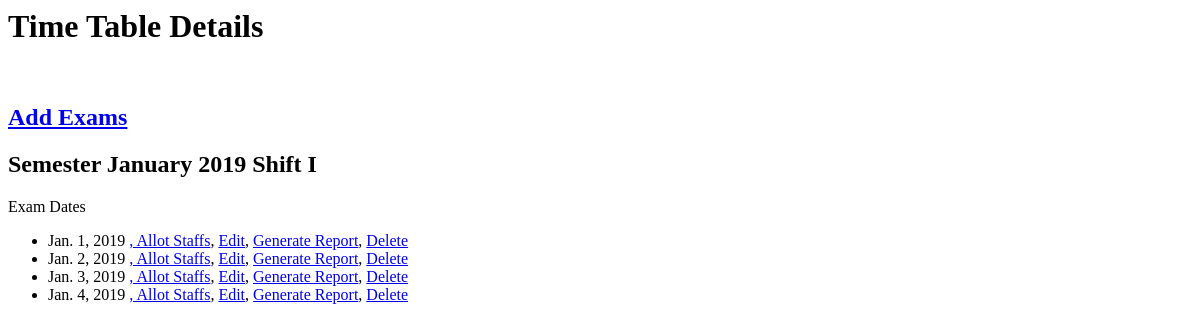
Page /allotment/timetable/6/detail/ on the earlier database version.
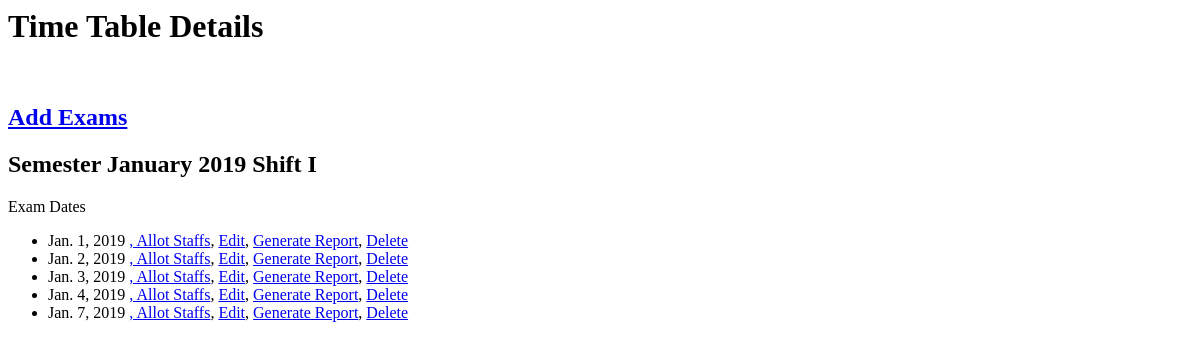
Same page on the later database version.
### allotment/models.py (models this page shows, shortened)
class Exam(models.Model):
    class Meta:
        unique_together=(('timetable_id','dateOfExam'))
        verbose_name = "Exam"
        verbose_name_plural = "Exams"
    timetable_id=models.ForeignKey(TimeTable,on_delete=models.CASCADE,blank=False)
    dateOfExam=models.DateField(null=False, blank=False, default=timezone.now)
    noOfStudents=models.IntegerField(null=False, blank=True, default=0, help_text='No of students appearing for this exam')
    staffs=models.ManyToManyField(Staff, help_text='Select staffs for the exam', blank=True)
    def get_delete_url(self):
        return reverse('exam_delete', args=[str(self.id)])
    def get_exam_allotstaff_url(self):
        return reverse('exam_allotstaff', args=[str(self.id)])
    def get_edit_url(self):
        return reverse('exam_edit', args=[str(self.id)])
    def get_report_url(self):
        return reverse('report', args=[str(self.id)])

### allotment/views.py (the view)
# urls.py: path('timetable/<int:pk>/detail/', views.timetable_detail, name='timetable_detail'),
def timetable_detail(request, pk):
	queryset1=TimeTable.objects.filter(id=pk)
	timetableName=queryset1.get().longName
	examDateList=Exam.objects.filter(timetable_id=pk).order_by('dateOfExam')
	context={
	'examDateList':examDateList,
	'timetableName':timetableName,
	'pk':pk,
	}
	request.session['timetableSession'] = pk
	request.session['timetableName'] = timetableName
	return render(request,'allotment/timetable_detail.html',context=context)

### allotment/templates/allotment/timetable_detail.html (shortened to what this page needs)
{%block content%}
<h1>Time Table Details</h1>
<a href="{% url 'exam_create' %}"><h2> Add Exams </h2> </a>
<h2>{{ timetableName }}</h2>
{% if examDateList %}
	<p>Exam Dates</p>
	<ul>
		{% for e in examDateList %}
		<li>
			{{e.dateOfExam}}
			<a href="{{e.get_exam_allotstaff_url}}">, Allot Staffs</a>,
			<a href="{{e.get_edit_url}}"> Edit</a>,
			<a href="{{e.get_report_url}}"> Generate Report</a>,
			<a href="{{ e.get_delete_url }}"> Delete </a>
		</li>
		{% endfor %}
	</ul>
{% else %}
	<h3> No exams are added for this timetable </h3>
{% endif %}
{% endblock %}

Differences in the rows shown:
added Exam: dateOfExam "Jan. 7, 2019"
